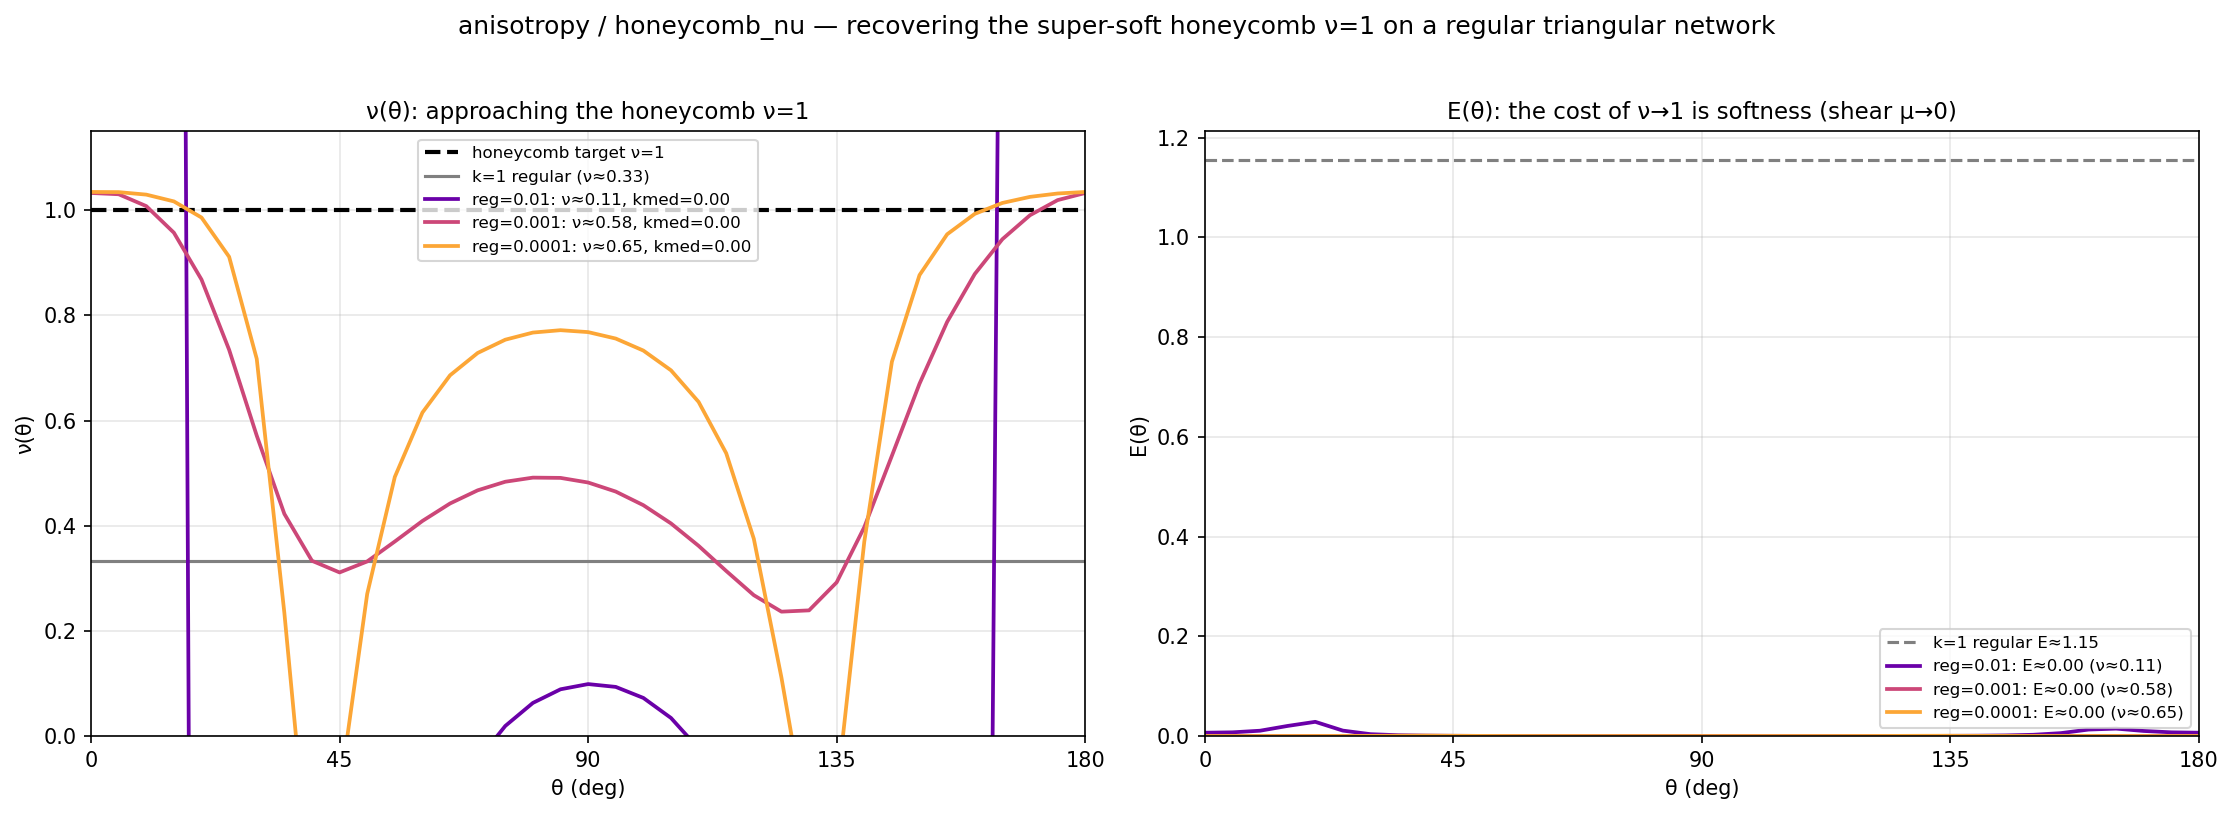

Here is the Python script that generated this plot:
"""
anisotropy / honeycomb_nu — recover the honeycomb Poisson ratio on a REGULAR triangular network.

A regular hexagonal honeycomb is super-soft yet has a well-defined, isotropic ν = 1 (Gibson–Ashby;
the "solved" case). In 2D, ν = 1 means the SHEAR modulus vanishes (ν = (K−μ)/(K+μ) → 1 as μ → 0) —
which is precisely why the honeycomb is super-soft. So we ask the inverse solver to design a REGULAR
triangular network (which starts rigid, ν = 1/3) to reach ν(θ) = 1, and check the twist: recovering the
honeycomb's ν should force the triangular network to become soft too (shear mode → 0, k collapsing).

Sweep reg (uniformity penalty): high reg keeps it stiff and CANNOT reach ν=1; low reg reaches ν≈1 but
goes soft. Report achieved ν(θ), the homogenised stiffness E(θ) (softness), and k floppiness, plus the
k=1 regular reference (ν=1/3). Verified by the independent PBC sim. Saves honeycomb_nu.png.
"""
import os, sys
import numpy as np
import torch
import matplotlib
matplotlib.use('Agg')
import matplotlib.pyplot as plt

sys.path.insert(0, os.path.dirname(os.path.dirname(os.path.abspath(__file__))))
import _common as C

CASE, TOPO, N = 'anisotropy', 'regular', 16
TARGET_NU = 1.0                                  # regular honeycomb, isotropic (Gibson–Ashby)
REGS = [1.0e-2, 1.0e-3, 1.0e-4]
NITER, NREST = 450, 3


def main():
    th = C.ANG; deg = np.degrees(th); target = np.full_like(th, TARGET_NU)

    # k=1 regular reference (should be ν≈1/3, isotropic)
    prob0, _ = C.make_case(TOPO, N)
    nu0, E0 = C.nu_E_theta(C.solver_region_C6(prob0, torch.ones(prob0.n_bond)), th)
    print(f"  [honeycomb_nu] target ν=1 (honeycomb) on {TOPO} N={N}; "
          f"k=1 reference: ν≈{nu0.mean():+.3f}, E≈{E0.mean():.3f}", flush=True)

    runs = []                                    # (reg, nu_sim, E_sim, k)
    for reg in REGS:
        prob, geo = C.make_case(TOPO, N)
        obj = C.Objective('nu_theta', target=target)
        r = C.optimize(prob, [obj], mode='k', n_iter=NITER, n_restarts=NREST, reg=reg, verbose=False)
        k = r['k'].detach().numpy()
        nu_diff, E_diff = C.nu_E_theta(C.solver_region_C6(prob, r['k']), th)
        C.apply_k_to_geo(geo, r['k'])
        C6 = C.sim_per_triangle_C6(geo)
        nu_sim, E_sim = C.nu_E_theta(C.region_phys_C6(geo, C6, None), th)
        runs.append((reg, nu_sim, E_sim, k))
        print(f"  reg={reg:g}: ν(θ) sim [{nu_sim.min():+.3f},{nu_sim.max():+.3f}] (mean {nu_sim.mean():+.3f}) "
              f"| E(θ) [{E_sim.min():.3f},{E_sim.max():.3f}] (soft vs E0={E0.mean():.2f}) "
              f"| k median={np.median(k):.3f} n(k<0.1)={int((k < 0.1).sum())}/{len(k)}", flush=True)

    C.write_csv(os.path.join(C.savedir(CASE), 'honeycomb_nu.csv'),
                ['theta_deg', 'nu_target'] + [f'nu_reg{r[0]:g}' for r in runs]
                + [f'E_reg{r[0]:g}' for r in runs],
                [tuple([f'{np.degrees(t):.1f}', f'{target[i]:.4f}']
                        + [f'{r[1][i]:.4f}' for r in runs] + [f'{r[2][i]:.4f}' for r in runs])
                 for i, t in enumerate(th)])

    fig, axes = plt.subplots(1, 2, figsize=(15, 5.5))
    a0, a1 = axes
    a0.axhline(TARGET_NU, color='k', ls='--', lw=2, label='honeycomb target ν=1')
    a0.plot(deg, nu0, color='0.5', lw=1.5, label=f'k=1 regular (ν≈{nu0.mean():.2f})')
    cols = plt.cm.plasma(np.linspace(0.2, 0.8, len(runs)))
    for (reg, nu_sim, E_sim, k), col in zip(runs, cols):
        a0.plot(deg, nu_sim, color=col, lw=1.8,
                label=f'reg={reg:g}: ν≈{nu_sim.mean():.2f}, kmed={np.median(k):.2f}')
    a0.set_xlim(0, 180); a0.set_xticks(range(0, 181, 45)); a0.set_ylim(0, 1.15)
    a0.set_xlabel('θ (deg)'); a0.set_ylabel('ν(θ)'); a0.grid(alpha=.3); a0.legend(fontsize=8)
    a0.set_title('ν(θ): approaching the honeycomb ν=1', fontsize=11)

    a1.axhline(E0.mean(), color='0.5', ls='--', lw=1.5, label=f'k=1 regular E≈{E0.mean():.2f}')
    for (reg, nu_sim, E_sim, k), col in zip(runs, cols):
        a1.plot(deg, E_sim, color=col, lw=1.8, label=f'reg={reg:g}: E≈{E_sim.mean():.2f} (ν≈{nu_sim.mean():.2f})')
    a1.set_xlim(0, 180); a1.set_xticks(range(0, 181, 45)); a1.set_ylim(bottom=0)
    a1.set_xlabel('θ (deg)'); a1.set_ylabel('E(θ)'); a1.grid(alpha=.3); a1.legend(fontsize=8)
    a1.set_title('E(θ): the cost of ν→1 is softness (shear μ→0)', fontsize=11)

    fig.suptitle(f'{CASE} / honeycomb_nu — recovering the super-soft honeycomb ν=1 on a regular '
                 f'triangular network', fontsize=12)
    plt.tight_layout(rect=[0, 0, 1, 0.96])
    path = os.path.join(C.savedir(CASE), 'honeycomb_nu.png')
    plt.savefig(path, dpi=150, bbox_inches='tight'); plt.close()
    print(f'saved {os.path.basename(path)}')


if __name__ == '__main__':
    main()
